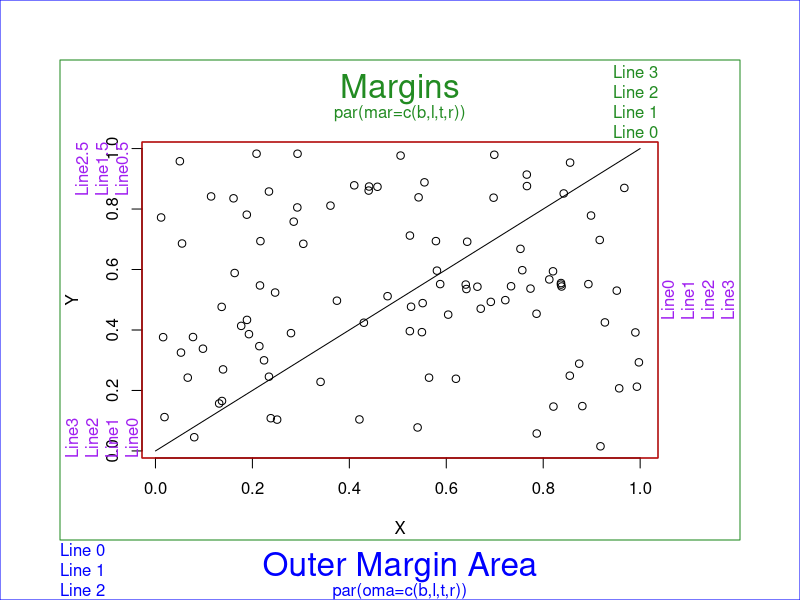

Generate this figure with R:
## ---- chunk 1
# Margins area
op <- par(no.readonly = T)
par(oma=c(3,3,3,3)) # all sides have 3 lines of space
par(mar=c(4,4,4,4) + 0.1)

# Plot
x <- runif(100)
y <- runif(100)
plot(x, y, xlab="X", ylab="Y") # type="n" hides the points
lines(c(0,1), c(0, 1))

# Place text in the plot and color everything plot-related red
text(5,5, "Plot", col="red", cex=2)
box(col="red")

# Place text in the margins and label the margins, all in forestgreen  
mtext("Margins", side=3, line=2, cex=2, col="forestgreen")  
mtext("par(mar=c(b,l,t,r))", side=3, line=1, cex=1, col="forestgreen")  
mtext("Line 0", side=3, line=0, adj=1.0, cex=1, col="forestgreen")  
mtext("Line 1", side=3, line=1, adj=1.0, cex=1, col="forestgreen")  
mtext("Line 2", side=3, line=2, adj=1.0, cex=1, col="forestgreen")  
mtext("Line 3", side=3, line=3, adj=1.0, cex=1, col="forestgreen")  
# left
mtext("Line0", side=2, line=0, adj=0, cex=1, col="purple")
mtext("Line1", side=2, line=1, adj=0, cex=1, col="purple")
mtext("Line2", side=2, line=2, adj=0, cex=1, col="purple")
mtext("Line3", side=2, line=3, adj=0, cex=1, col="purple")
mtext("Line0.5", side=2, line=0.5, adj=1, cex=1, col="purple")
mtext("Line1.5", side=2, line=1.5, adj=1, cex=1, col="purple")
mtext("Line2.5", side=2, line=2.5, adj=1, cex=1, col="purple")
# right
mtext("Line0", side=4, line=0, adj=0.5, cex=1, col="purple")
mtext("Line1", side=4, line=1, adj=0.5, cex=1, col="purple")
mtext("Line2", side=4, line=2, adj=0.5, cex=1, col="purple")
mtext("Line3", side=4, line=3, adj=0.5, cex=1, col="purple")
box("figure", col="forestgreen")  
 
# Label the outer margin area and color it blue  
# Note the 'outer=TRUE' command moves us from the figure margins to the outer margins.  
mtext("Outer Margin Area", side=1, line=1, cex=2, col="blue", outer=TRUE)  
mtext("par(oma=c(b,l,t,r))", side=1, line=2, cex=1, col="blue", outer=TRUE)  
mtext("Line 0", side=1, line=0, adj=0.0, cex=1, col="blue", outer=TRUE)  
mtext("Line 1", side=1, line=1, adj=0.0, cex=1, col="blue", outer=TRUE)  
mtext("Line 2", side=1, line=2, adj=0.0, cex=1, col="blue", outer=TRUE)  
box("outer", col="blue")  

par(op)
